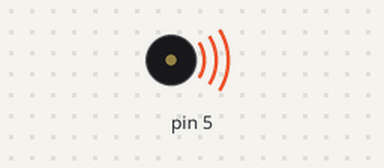
The sketch below on a simulated Arduino Uno, built with avr-gcc and run on an emulated ATmega328P. On the bench: buzzer (waves = sounding).

Above: at 0.3 s.
Timing chart, 0 to 6.1 s (numbered marks = the images above):
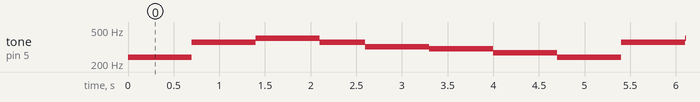

Measured:
- by itself, tone on pin 5: repeats every 4.7 s: 360 Hz 0.70 s, 400 Hz 0.70 s, 360 Hz 0.50 s, 320 Hz 0.70 s, 300 Hz 0.70 s, 270 Hz 0.70 s, 240 Hz 0.70 s

The sketch:

twinkle_twinkle_little_star.ino
```cpp
void setup()
{
pinMode(5,OUTPUT);
}

int i = 100;
void loop()
{tone(5,240);

delay(500);

tone(5,240);


delay(200);

tone(5,360);


delay(500);

tone(5,360);


delay(200);

tone(5,400);


delay(500);

tone(5,400);


delay(200);

tone(5,360);

delay(500);


tone(5,320);


delay(500);

tone(5,320);


delay(200);

tone(5,300);


delay(500);

tone(5,300);


delay(200);

tone(5,270);


delay(500);

tone(5,270);


delay(200);

tone(5,240);


}
```
